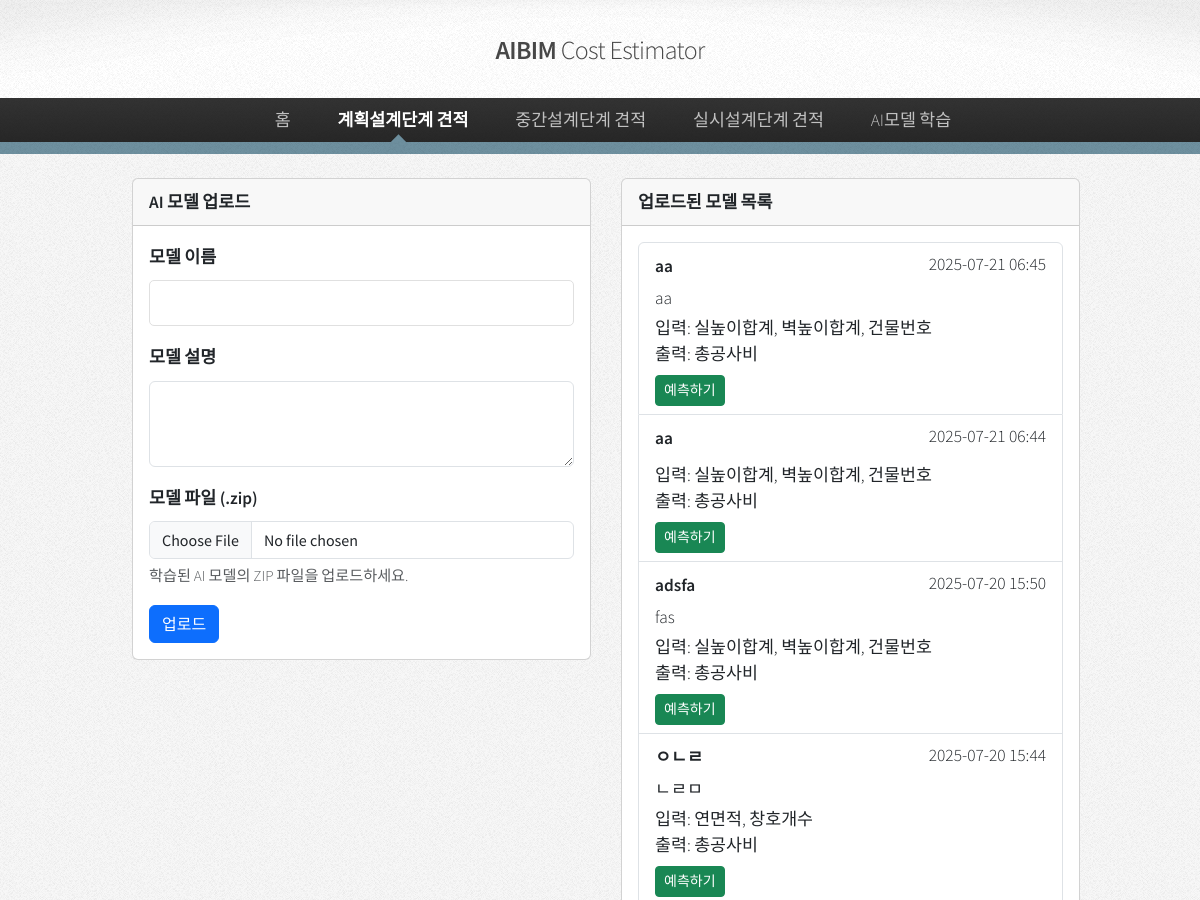
Before: /ai_prediction/ (upper part) with the older database file.
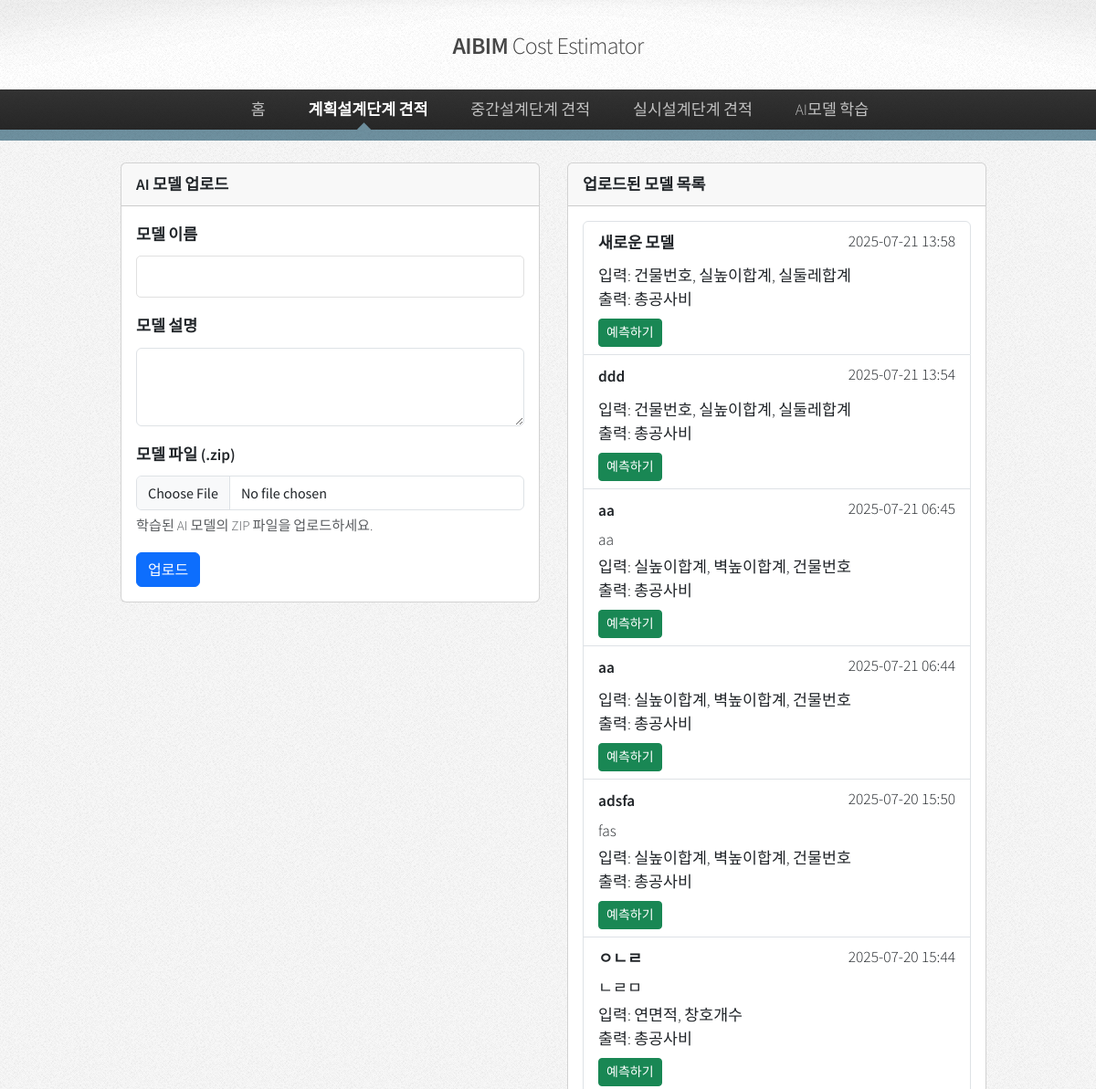
After: the same page with the newer database file.
### ai_prediction/models.py (models this page shows, shortened)
class AIModel(models.Model):
    name = models.CharField(max_length=255)
    description = models.TextField(blank=True, null=True)
    model_file = models.FileField(upload_to='ai_models/')
    metadata = models.JSONField(default=dict)  # 메타데이터 저장
    created_at = models.DateTimeField(auto_now_add=True)
    updated_at = models.DateTimeField(auto_now=True)
    rmse = models.FloatField(null=True, blank=True)
    mae = models.FloatField(null=True, blank=True)
    r2_score = models.FloatField(null=True, blank=True)
    @property
    def input_columns(self):
        return self.metadata.get('inputColumns', [])
    @property
    def output_columns(self):
        return self.metadata.get('outputColumns', [])

### ai_prediction/views.py (the view, shortened to what this page needs)
# urls.py: path('', views.model_upload, name='model_upload'),
def model_upload(request):
    models = AIModel.objects.all().order_by('-created_at')
    return render(request, 'ai_prediction/model_upload.html', {'models': models})

### templates/ai_prediction/model_upload.html (shortened to what this page needs)
{% load static %}
<!DOCTYPE html>
<html>
  <head>
    <link
      rel="stylesheet"
      href="https://cdn.jsdelivr.net/npm/bootstrap@5.3.3/dist/css/bootstrap.min.css"
    />
    <link rel="stylesheet" href="{% static 'css/main.css'%}" />
  </head>
  <body class="is-preload">
    <div id="page-wrapper">
      <div id="header">
        <h1>
          <a href="/" id="logo">AIBIM <em>Cost Estimator</em></a>
        </h1>
        <nav id="nav">
          <ul>
            <li><a href="/">홈</a></li>
            <li class="current">
              <a href="#">계획설계단계 견적</a>
            </li>
            <li>
              <a href="#">중간설계단계 견적</a>
            </li>
            <li>
              <a href="#">실시설계단계 견적</a>
            </li>
            <li>
              <a href="/ai_learning">AI모델 학습</a>
            </li>
          </ul>
        </nav>
      </div>
      <div class="container mt-4">
        <div class="row">
          <div class="col-md-6">
            <div class="card">
              <div class="card-header">
                <h5 class="mb-0">AI 모델 업로드</h5>
              </div>
              <div class="card-body">
                <form id="uploadForm" enctype="multipart/form-data">
                  <div class="mb-3">
                    <label for="modelName" class="form-label">모델 이름</label>
                    <input
                      type="text"
                      class="form-control"
                      id="modelName"
                      name="name"
                      required
                    />
                  </div>
                  <div class="mb-3">
                    <label for="modelDescription" class="form-label"
                      >모델 설명</label
                    >
                    <textarea
                      class="form-control"
                      id="modelDescription"
                      name="description"
                      rows="3"
                    ></textarea>
                  </div>
                  <div class="mb-3">
                    <label for="modelFile" class="form-label"
                      >모델 파일 (.zip)</label
                    >
                    <input
                      type="file"
                      class="form-control"
                      id="modelFile"
                      name="model_file"
                      accept=".zip"
                      required
                    />
                    <div class="form-text">
                      학습된 AI 모델의 ZIP 파일을 업로드하세요.
                    </div>
                  </div>
                  <button type="submit" class="btn btn-primary">업로드</button>
                </form>
              </div>
            </div>
          </div>
          <div class="col-md-6">
            <div class="card">
              <div class="card-header">
                <h5 class="mb-0">업로드된 모델 목록</h5>
              </div>
              <div class="card-body">
                {% if models %}
                <div class="list-group">
                  {% for model in models %}
                  <div class="list-group-item">
                    <div class="d-flex w-100 justify-content-between">
                      <h6 class="mb-1">{{ model.name }}</h6>
                      <small>{{ model.created_at|date:"Y-m-d H:i" }}</small>
                    </div>
                    <p class="mb-1">{{ model.description|truncatewords:20 }}</p>
                    <small>
                      입력: {{ model.input_columns|join:", " }}<br />
                      출력: {{ model.output_columns|join:", " }}
                    </small>
                    <div class="mt-2">
                      <a
                        href="{% url 'ai_prediction:prediction_page' model.id %}"
                        class="btn btn-sm btn-success"
                        >예측하기</a
                      >
                    </div>
                  </div>
                  {% endfor %}
                </div>
                {% else %}
                <p class="text-muted">업로드된 모델이 없습니다.</p>
                {% endif %}
              </div>
            </div>
          </div>
        </div>
      </div>
    </div>
  </body>
</html>

Changed rows visible on the page:
added AIModel: name "새로운 모델", created_at "2025-07-21 13:58", input_columns "건물번호, 실높이합계, 실둘레합계", output_columns "총공사비"
added AIModel: name "ddd", created_at "2025-07-21 13:54", input_columns "건물번호, 실높이합계, 실둘레합계", output_columns "총공사비"
